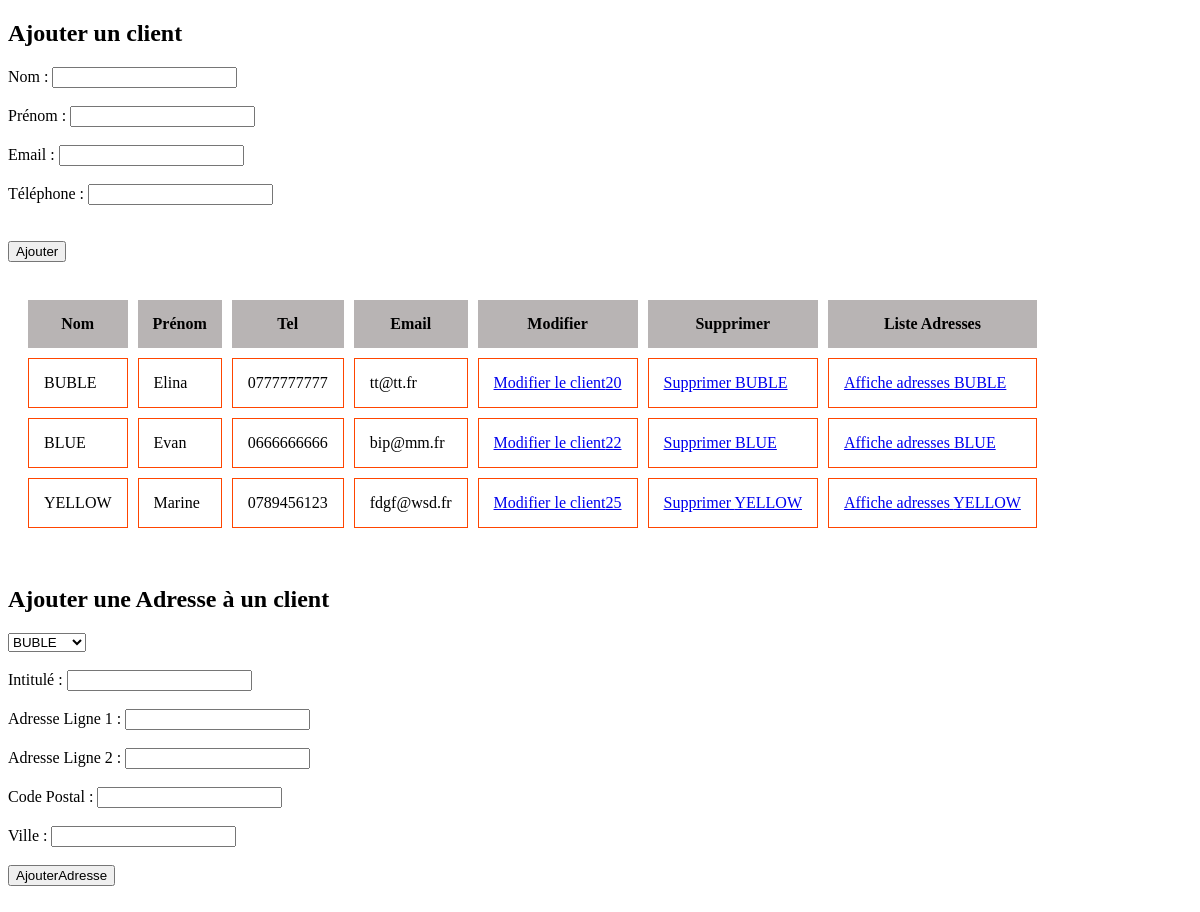
The page / on the database its author committed.
### tables this page shows
CREATE TABLE `clients` (
  `id` int(11) NOT NULL,
  `nom` varchar(50) NOT NULL,
  `prenom` varchar(20) NOT NULL,
  `tel` int(20) NOT NULL,
  `email` varchar(50) NOT NULL
);

### ClientManager.php (called while the page is built, shortened)
<?php
class ClientManager {
    private $db;
    public function __construct(){
        $this->db = NEW PDO('mysql:host=localhost;dbname=tartenpion;charset=utf8',
        'root','',[PDO::ATTR_ERRMODE => PDO::ERRMODE_EXCEPTION]
        );
    }
    public function readAll(){
        $collection =[];
        $sql= "SELECT * FROM clients";
        $results=$this->db->query($sql);
        while($client = $results->fetch(PDO::FETCH_ASSOC)){
            $collection[]=new Client($client);
        }
        return $collection;
    }
}

### Client.php (called while the page is built, shortened)
<?php
class Client {
    private $id = 0;
    private $nom = '';
    private $prenom = '';
    private $tel = 0;
    private $email= '';
    public function setId($id){
        $id =intval($id);
        if($id>0 && $this->id === 0){
            $this->id = $id;
        }
    }
    public function setNom($nom){
       $this->nom = $nom;
    }
    public function setPrenom($prenom){
        $this->prenom = $prenom;
    }
    public function setTel($tel){
         $this->tel = $tel;
    }
    public function setEmail($email){
        if(filter_var($email, FILTER_VALIDATE_EMAIL) == false){
           $email='';
        }
        $this->email = $email;
    }
    public function getId(){
        return $this->id;
    }
    public function getNom(){
        return $this->nom;
    }
    public function getPrenom(){
        return $this->prenom;
    }
    public function getTel(){
        return $this->tel;
    }
    public function getEmail(){
        return $this->email;
    }
    private function hydrate($donnees){
        foreach($donnees as $key => $value){
            $methodName = 'set'.ucfirst($key);
        }
    }
}

### tartenpion.php (the view, shortened to what this page needs)
<?php
require('Client.php');
require('Formulaire.php');
require('ClientManager.php');
$clientModif = new Client([
    'nom'=>'',
    'prenom'=>'',
    'tel'=>'',
    'email'=>''
    ]);
$txtBtn="Ajouter";
$clientManager= New ClientManager();
$allPerso = $clientManager->readAll();
$formClient = new Formulaire('POST');
$formClient->inputText('nom',$clientModif->getNom(),'required','Nom','nomClient');
$formClient->inputText('prenom',$clientModif->getPrenom(),'required','Prénom','prenomClient');
$formClient->inputText('email',$clientModif->getEmail(),'required','Email','emailClient');
$formClient->inputTel('tel',$clientModif->getTel(),'Téléphone','tel','required');
$formClient->inputSubmit($txtBtn,$txtBtn);
$formAdresse = new Formulaire('POST');
$formAdresse->select('client',adaptPersonnageForSelect($allPerso));
function adaptPersonnageForSelect($clients){
    $listeNomsClients=[];
    foreach($clients as $key => $client){
        $listeNomsClients[$client->getId()]= $client->getNom();
    }
    return $listeNomsClients;
}
function afficheClients ($clients){
    $html="<table class='tab'>
                <tr>
                    <th>Nom</th>
                    <th>Prénom</th>
                    <th>Tel</th>
                    <th>Email</th>
                    <th>Modifier</th>
                    <th>Supprimer</th>
                    <th>Liste Adresses</th>
                </tr>";
    foreach ($clients as $client){
            $html.="<tr>
            <td>".$client->getNom()."</td>
            <td>".$client->getPrenom()."</td>
            <td>0".$client->getTel()."</td>
            <td>".$client->getEmail()."</td>
            <td><a href='?update=".$client->getId()."'>Modifier le client".$client->getId()."</a></td>
            <td><a href='?del=".$client->getId()."'>Supprimer ". $client->getNom()."</a></td>
            <td><a href='listeAdresses.php?affiche=".$client->getId()."'>Affiche adresses ". $client->getNom()."</a></td>
        </tr>";
    }
    $html .="</table><br/>";
    return $html;
}
?>

### Formulaire.php (shortened to what this page needs)
<?php
class Formulaire {
    private $html="";
    public function __construct($method,$action=""){
        $this->html .= "<form method='$method' action='$action'>";
    }
    private function input ($type,$name,$value,$required,$label='',$id=''){
        if($label!='' && $id!=''){
                $rsp="<label for='$id'>$label</label> : <input type='$type' name='$name' value='$value' id='$id' $required /><br/><br/>";
        }
        else {
                $rsp="<input type='$type' name='$name' value='$value' id='$id' $required /><br/><br/>";
        }
        return $rsp;
    }
    public function inputText($name,$value='',$required="",$label,$id){
       $this->html .= $this->input('text',$name,$value,$required,$label,$id);
    }
    public function inputSubmit($name,$value,$required=false){
        $this->html .= $this->input('submit',$name,$value,$required);
    }
    public function inputTel ($name,$value='',$label='',$id='',$required=""){
        $this->html .= $this->input('tel',$name,$value,$required,$label,$id).'<br/>';
    }
    public function select($name,$tableau,$selected=''){
        $this->html .= "<select name='$name'>";
        foreach ($tableau as $key =>$value){
            if ($selected == $key){
                $this->html .= "<option value='$key' selected>$value</option>";
            }
            else {
                $this->html .= "<option value='$key'>$value</option>";
            }
        }
        $this->html .= "</select><br/><br/>";
    }
    public function  render(){
        echo $this->html .'</form>';
    }
}

### index.php (shortened to what this page needs)
<?php
include ('tartenpion.php');
?>
<!DOCTYPE html>
<html lang="fr">
<head>
    <link rel="stylesheet" type="text/css" href="styles.css">
</head>
<body>
    <h2>Ajouter un client</h2>
        <?php
            $formClient->render();
            echo afficheClients($allPerso);
        ?>
    <h2>Ajouter une Adresse à un client</h2>
</body>
</html>

### styles.css (style rules this page uses)
.tab { padding : 10px; border-spacing : 10px; vertical-align : top; }
.tab td { border : 1px solid orangered; padding : 15px; }
.tab th { background-color: rgb(184, 180, 180); padding : 15px; }

### rows shown on the page
clients: nom "BUBLE", prenom "Elina", tel "777777777", email "tt@tt.fr", id "20"
clients: nom "BLUE", prenom "Evan", tel "666666666", email "bip@mm.fr", id "22"
clients: nom "YELLOW", prenom "Marine", tel "789456123", email "fdgf@wsd.fr", id "25"

### other values the page prints
$label "Nom Prénom Email Téléphone Intitulé Adresse Ligne 1 Adresse Ligne 2 Code Postal Ville"
form field client "BUBLE"
